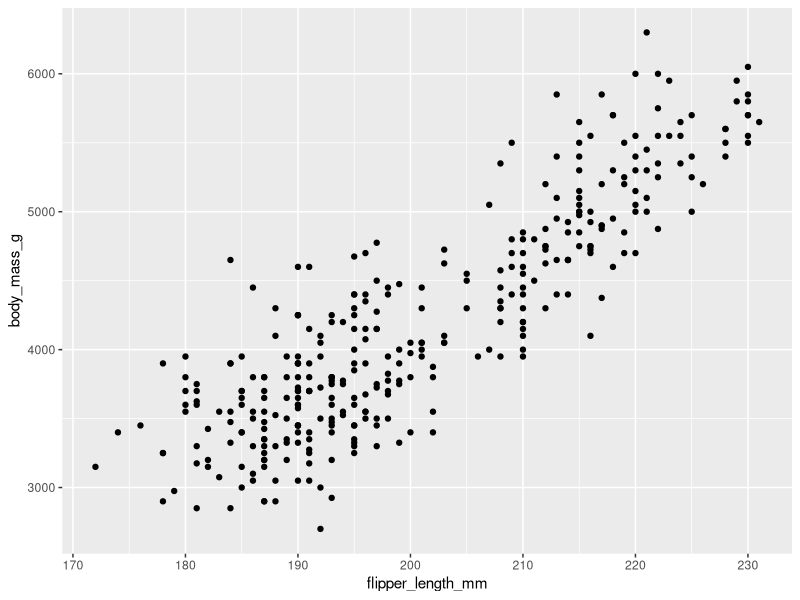
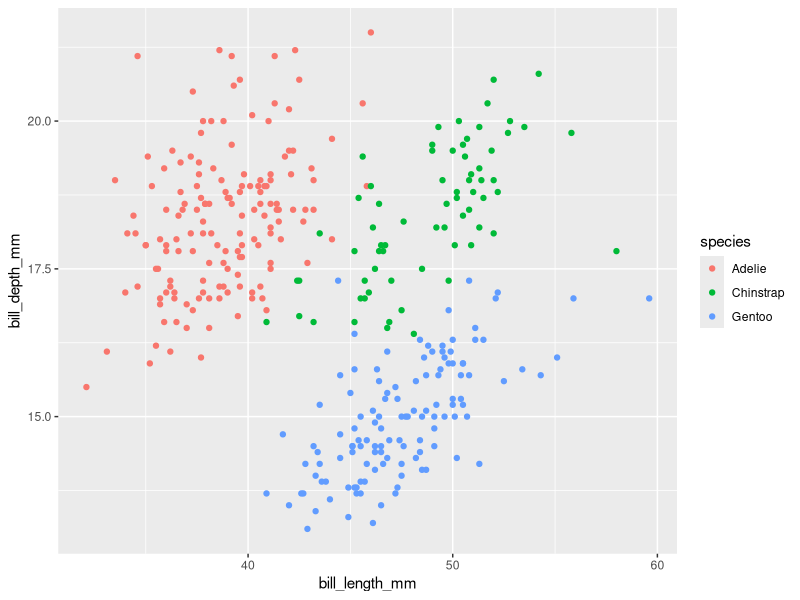
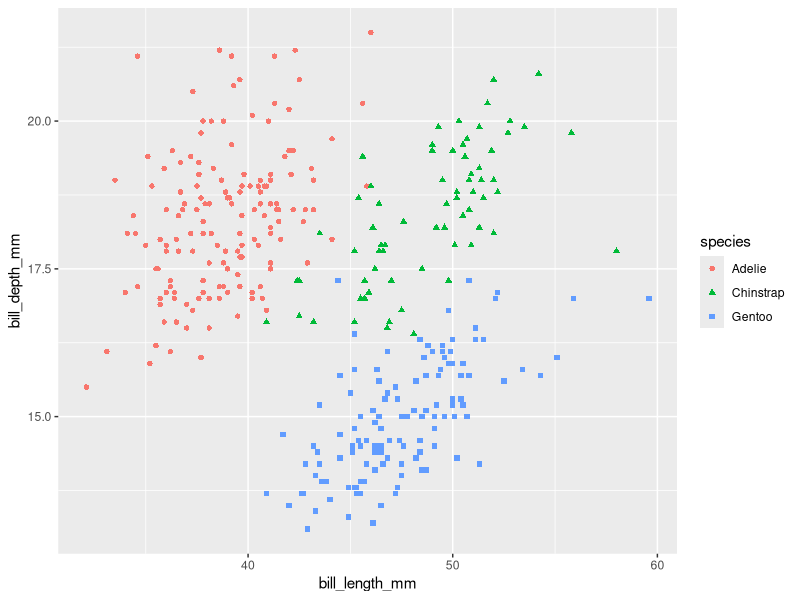
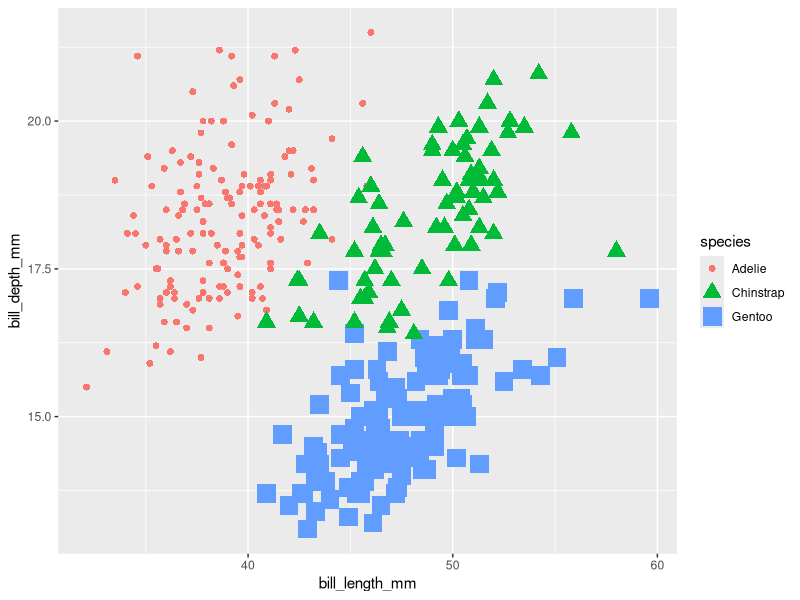
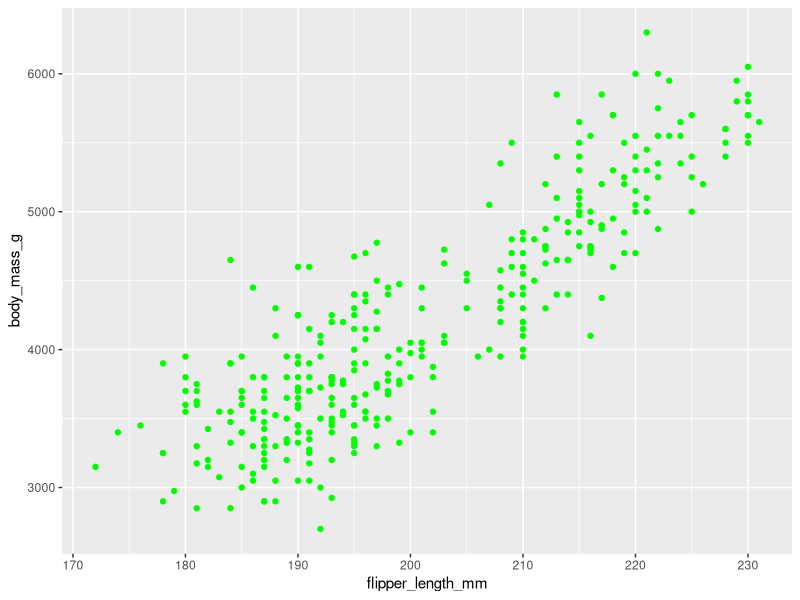

These charts were generated, in order, by the following R code:

install.packages('tidyverse')

library('ggplot2') # The word ggplot stands for grammer of graphics

library('palmerpenguins')

ggplot(data=penguins) + geom_point(mapping = aes ( x = flipper_length_mm, y = body_mass_g))

# + Operator is used to add layers to functions 

# a geom in R stands for geometric data

# mapping function used to determine aesthetics to geom_point using aes function

# Even C has graphics library that's called <graphics.h>

data("penguins")

ggplot(data = penguins) + geom_point(mapping = aes ( x = bill_length_mm, y = bill_depth_mm, color = species)) # parameter color can be added through an uniquely identifying function

ggplot(data = penguins) + geom_point(mapping = aes ( x = bill_length_mm, y = bill_depth_mm, color = species , shape = species)) # Additionally shapes parameter can be used to differenceat the plots

ggplot(data = penguins) + geom_point(mapping = aes ( x = bill_length_mm, y = bill_depth_mm, color = species , shape = species , size = species)) # Also species parameter can be added to determine a specific parameter

# Applying color , shape , species to entire data dataset insted of specific column

ggplot(data = penguins) + geom_point(mapping = aes ( x = flipper_length_mm, y = body_mass_g) , color = 'green')